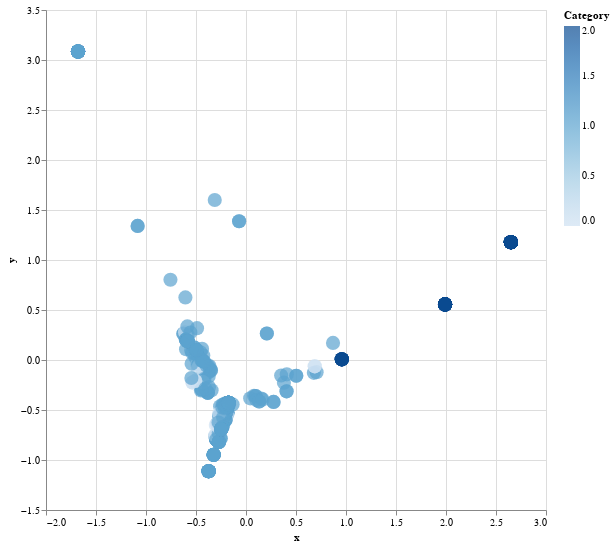

Notebook cell for this chart:
### Code cell
alt.Chart(data[:]).mark_circle(size=200).encode(
    x="x", y="y",color='Category',
    tooltip=['texte']
    ).interactive().properties(
    width=500,
    height=500
)

### Figure 1 — Vega-Lite specification as saved in the notebook (floating-point values rounded to 4 significant figures; data arrays with more than 128 entries replaced by an {"elided": "..."} marker saying what was removed)
{"config": {"view": {"continuousWidth": 300, "continuousHeight": 300}}, "data": {"name": "data-1547ff9cc5e83272280e565bffdef94d"}, "mark": {"type": "circle", "size": 200}, "encoding": {"color": {"field": "Category", "type": "quantitative"}, "tooltip": [{"field": "texte", "type": "nominal"}], "x": {"field": "x", "type": "quantitative"}, "y": {"field": "y", "type": "quantitative"}}, "height": 500, "params": [{"name": "param_5", "select": {"type": "interval", "encodings": ["x", "y"]}, "bind": "scales"}], "width": 500, "$schema": "https://vega.github.io/schema/vega-lite/v5.20.1.json", "datasets": {"data-1547ff9cc5e83272280e565bffdef94d": {"elided": "474 records"}}}
